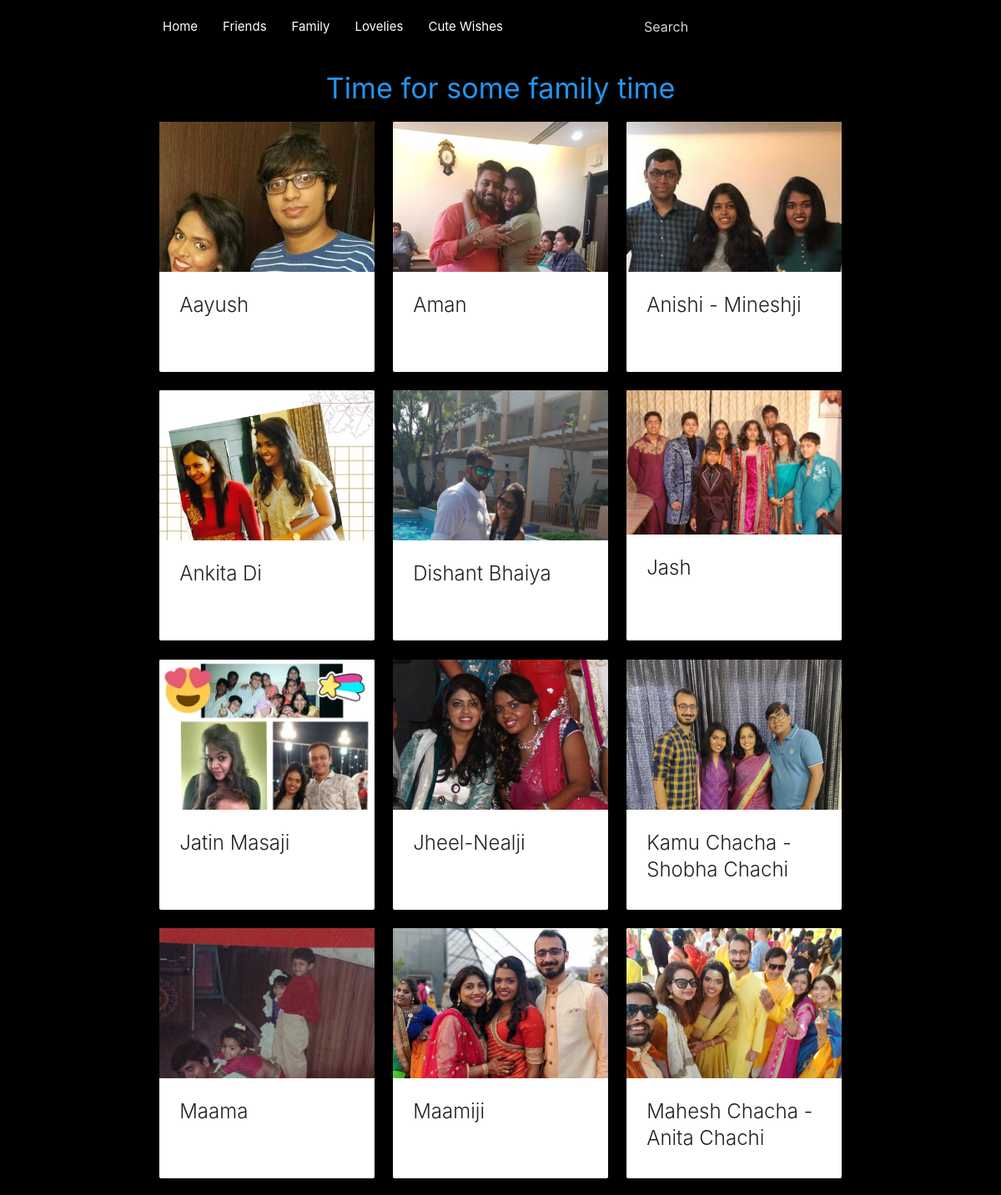
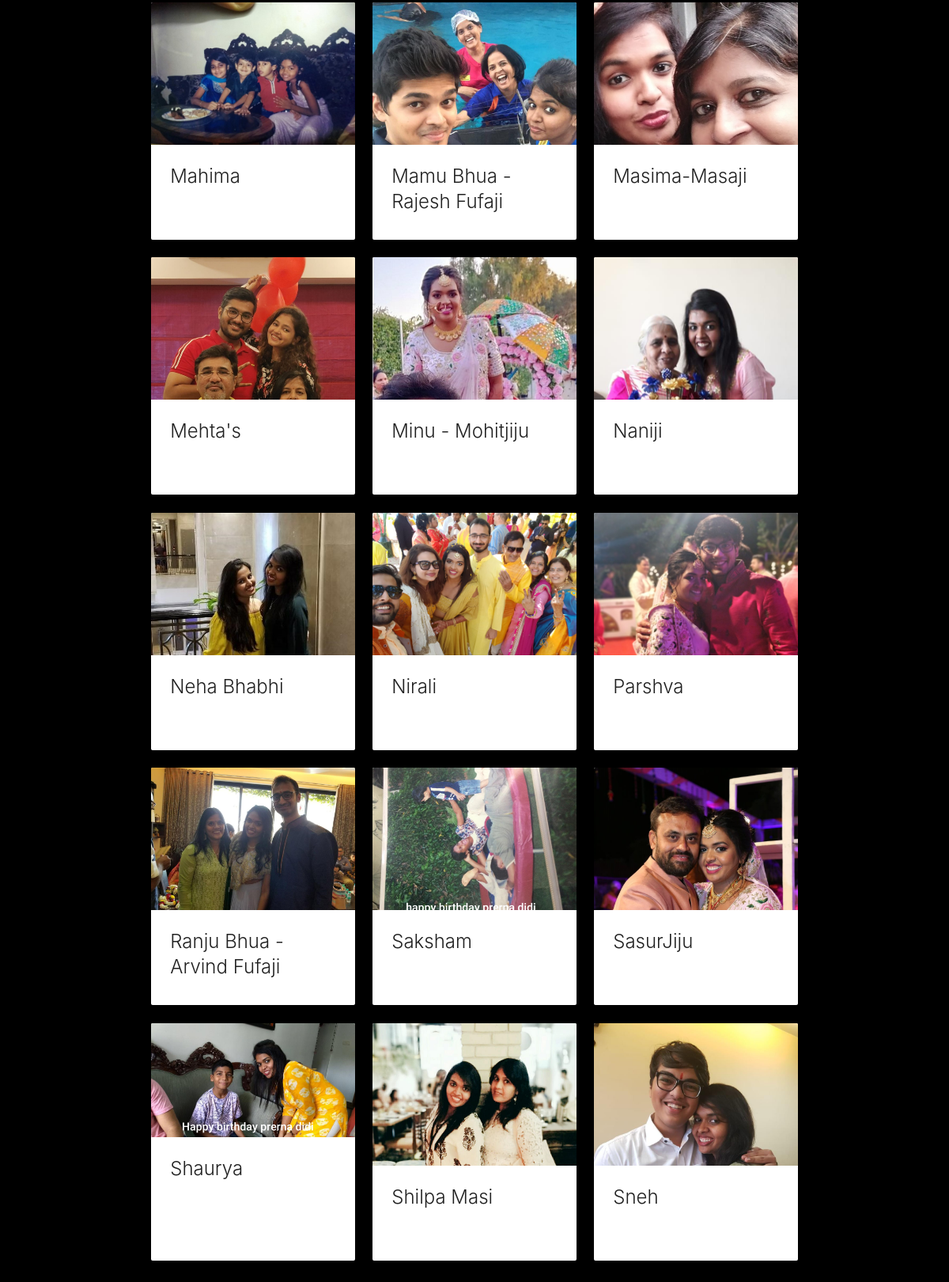
The page /family on the database its author committed (2 pictures, top to bottom).
### myapp/models.py (models this page shows)
class Family(models.Model):
    name = models.CharField(max_length=50)
    image = models.ImageField(upload_to="myapp/static/myapp/images/", blank=True, null=True)
    sideways = models.BooleanField(default=False)
    message = models.TextField(max_length=5000, verbose_name='', blank=True, null=True)

### myapp/views.py (the view)
# urls.py: path('family', views.family, name='family'),
def family(request):
    model = Family
    familyData = []
    for f in Family.objects.all().order_by('name'):
        image_url = f.image.url
        familyData.append((f.name, image_url[7:], f.message))
    stuff_to_frontend = {
        'family': familyData,
    }
    return render(request, "myapp/family.html", stuff_to_frontend)

### myapp/templates/myapp/family.html (shortened to what this page needs)
{% extends "myapp/base.html" %}
{% load static %}
{% block content %}
{% include "myapp/base.html" %}
<div class="container nav-wrapper">
    <h4 class = "blue-text" align = "center">Time for some family time</h4>
</div>
<div class="container nav-wrapper">
    <div class="row">
        {% for f in family %}
            <div class="col s12 m4">
                <div class="card small">
                    <div class="card-image waves-effect waves-block waves-light" >
                        <a href = "{% url 'myapp:detail' f.0%}"><img class="activator" src={{f.1}}></a>
                    </div>
                    <div class="card-content">
                        <a href = "{% url 'myapp:detail' f.0%}"><span class="card-title activator grey-text text-darken-4">{{f.0}}</span></a>
                    </div>
                </div>
            </div>
        {% endfor %}
    </div>
</div>
{% endblock content %}

### myapp/templates/myapp/base.html (shortened to what this page needs)
{% load static %}
<!DOCTYPE html>
<html>
<head>
    <link rel="stylesheet" href="{% static 'myapp/css/materialize.css' %}">
</head>
<body style="background-color:black; ">
{% block content %}
<nav class="black" style="font-size:24">
    <div class="container nav-wrapper" >
        <ul id="nav-mobile" class="left" >
            <li id='home'><a href="/">Home</a></li>
            <li id='friends'><a href="/friends">Friends</a></li>
            <li id='family'><a href="/family">Family</a></li>
            <li id='lovelies'><a href="/lovelies">Lovelies</a></li>
            <li id='videos'><a href="/videos">Cute Wishes</a></li>
        </ul>
        <div class="input-field right black" >
            <form action = "{% url 'myapp:new_search'%}"  method="post">
                <input style = "color:white" class = "black" id="search" type="search" name ="searchwindow" placeholder="Search">
            </form>
        </div>
    </div>
</nav>
{% endblock content%}
</body>
</html>

### rows shown on the page
Family: name "Aayush"
Family: name "Aman"
Family: name "Anishi - Mineshji"
Family: name "Ankita Di"
Family: name "Dishant Bhaiya"
Family: name "Jash"
Family: name "Jatin Masaji"
Family: name "Jheel-Nealji"
Family: name "Kamu Chacha - Shobha Chachi"
Family: name "Maama"
Family: name "Maamiji"
Family: name "Mahesh Chacha - Anita Chachi"
Family: name "Mahima"
Family: name "Mamu Bhua - Rajesh Fufaji"
Family: name "Masima-Masaji"
Family: name "Mehta's"
Family: name "Minu - Mohitjiju"
Family: name "Naniji"
Family: name "Neha Bhabhi"
Family: name "Nirali"
Family: name "Parshva"
Family: name "Ranju Bhua - Arvind Fufaji"
Family: name "Saksham"
Family: name "SasurJiju"
Family: name "Shaurya"
Family: name "Shilpa Masi"
Family: name "Sneh"
